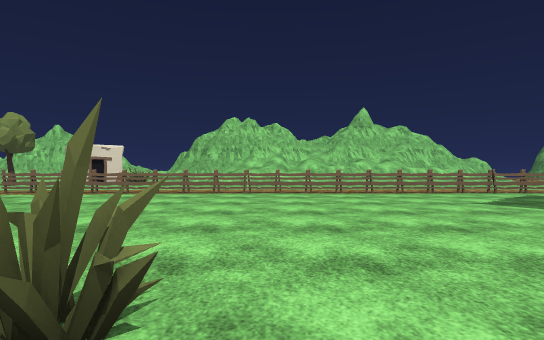
[1] (above)

21 first-person views from a walk through a scene from a Unity 3-D project. The camera is 1.2 m above the floor, looks level and sees 80° across. The floor is counted in squares, 2 m on a side. Each view is taken from the middle of a square. On the plan, view 1 faces up. The plan holds only what a view shows up to about 10 squares ahead; the rest is blank. The place goes on beyond the plan. Some animated figures are left out. Some surface patterns are stand-ins.

[2]
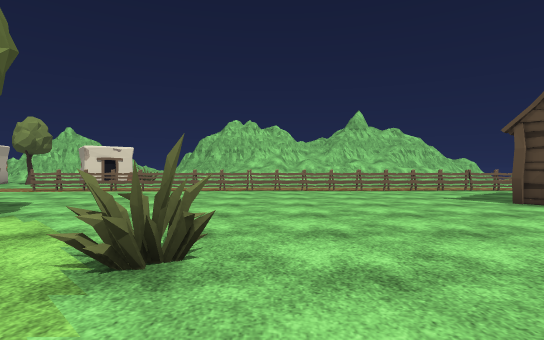

[3]
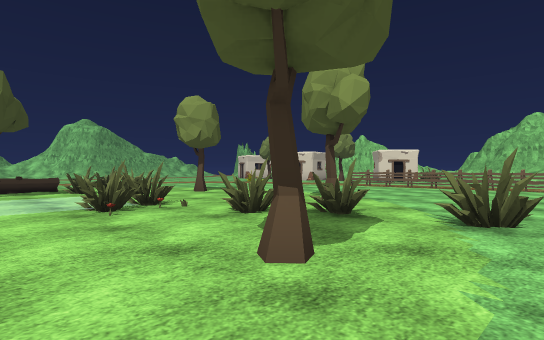

[4]
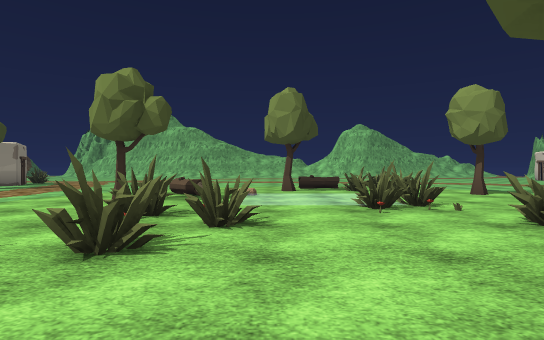

[5]
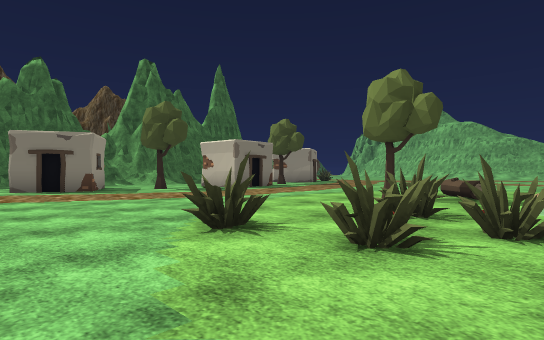

[6]
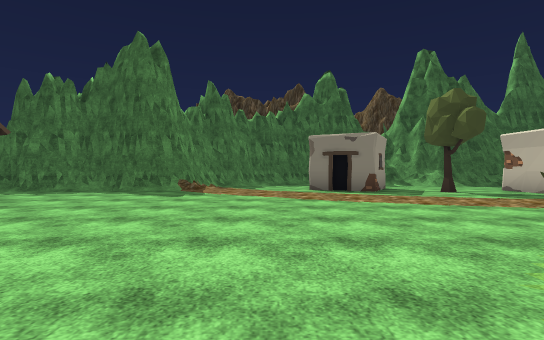

[7]
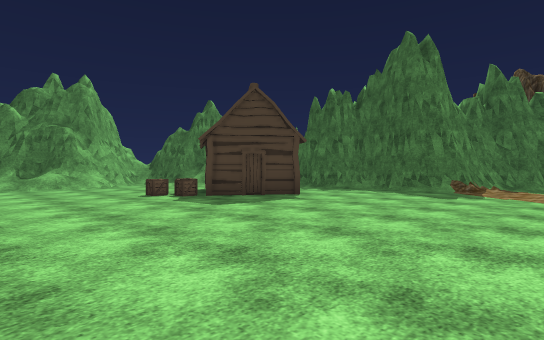

[8]
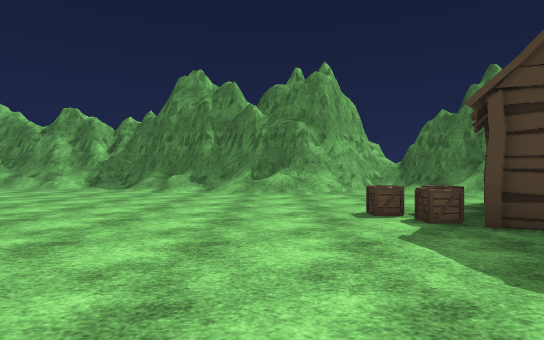

[9]
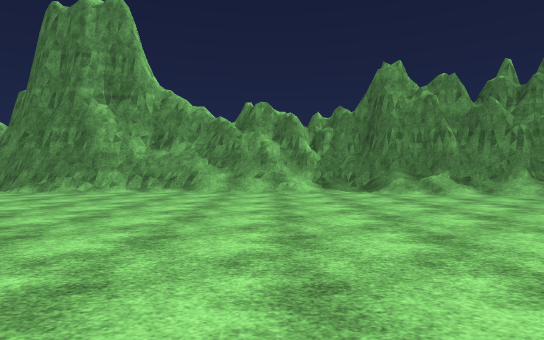

[10]
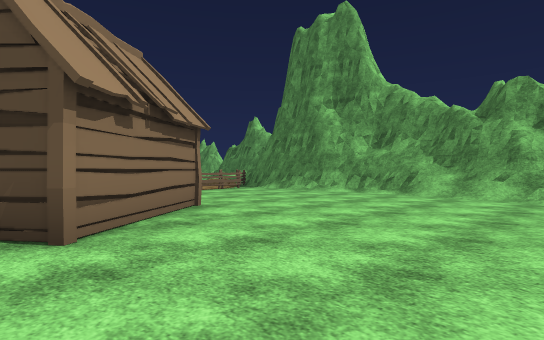

[11]
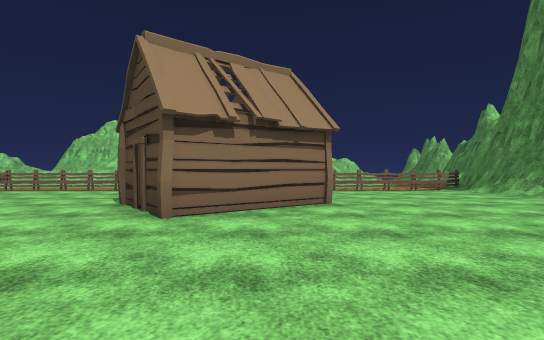

[12]
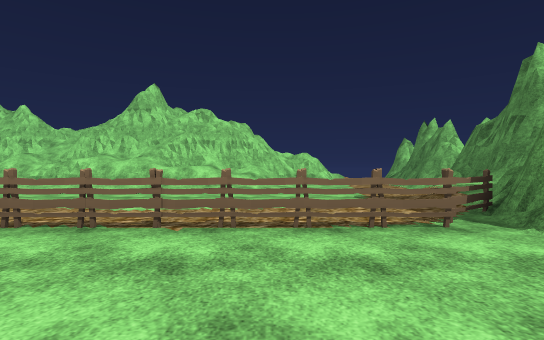

[13]
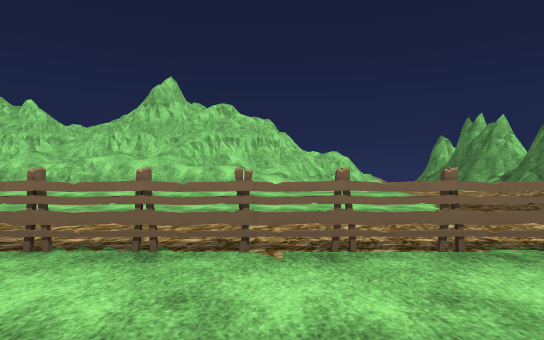

[14]
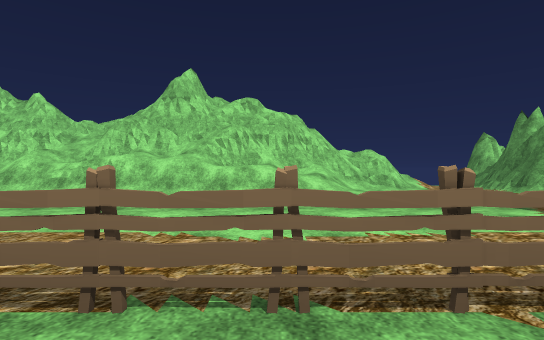

[15]
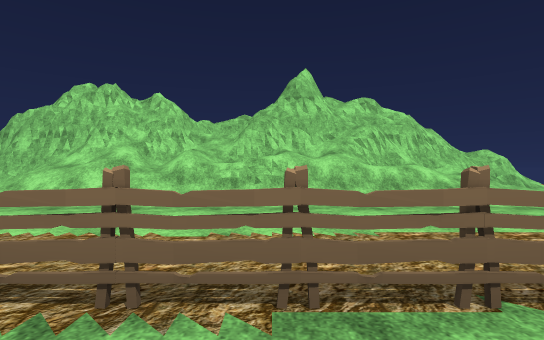

[16]
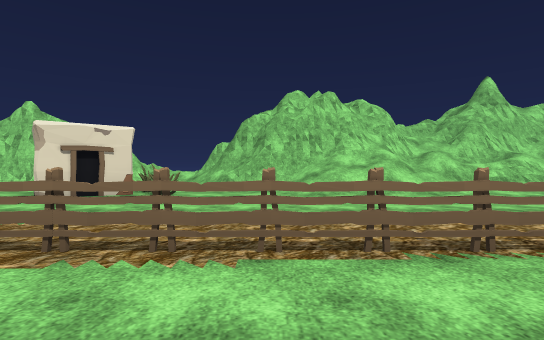

[17]
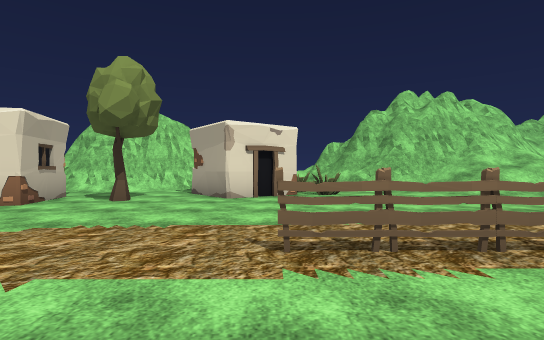

[18]
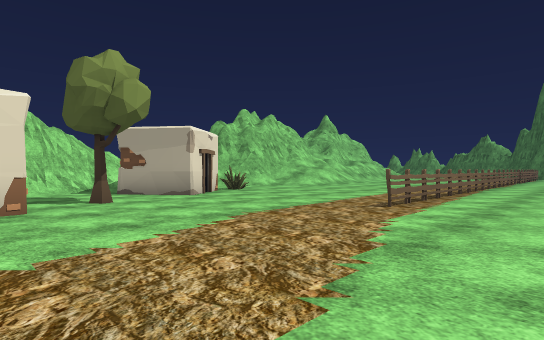

[19]
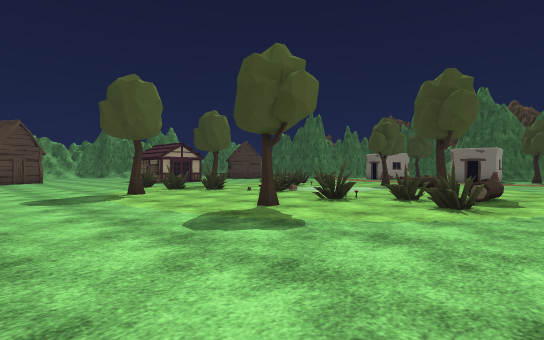

[20]
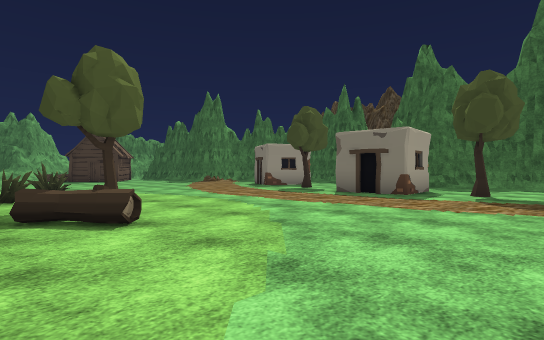

[21]
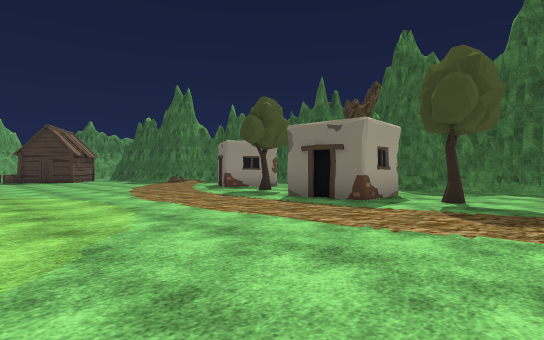

### Floor plan
Key: @ floor where view 1 was taken; # wall or solid block; . floor; / step, stairs or slope; = window, fence, low wall or low ledge; ~ water the walk can cross; F fence; H hut; T tree; L log; B bush; C crate; O other object.
Columns run from 12 left of view 1 to 15 right of it. Each row starts with its distance up from view 1.
 17   ##    #  ###//######     #
 16 ###=   /######//#//////.  .#
 15 =... OO.///////////////....#
 14 ...###O../////////////..../#
 13 O...#......./............./#
 12 #.T......................//#
 11 .........................//#
 10 ........................./
  9 ........................F##
  8 .....FFFFFFFFFFFFFFFFFFF.#
  7 .........................#
  6 ..................HH.....#
  5 .................H  H....##
  4 .................HHH.....##
  3 ........T.........H......=#
  2 ....T..................../#
  1 ..#........=... ........./#
  0  ..##....#..@.   ......../#
 -1  .L..~BO..T..     ......./#
 -2  .L..~~......      .....//#
 -3  ..T. ~......     ....../##
 -4 .........#............../#
 -5 ....L...#.............../#
 -6 ......T...#............//#
 -7 ......................./##
 -8 ...................C....##
 -9 ..................HH.....#
-10 .................HH HH../#
-11 ...................   ./##
-12  ...##..............    ##
-13  .TO #.T.#.........##
-14  ...  ...##....#####
-15  ....     O. .##
-16  .###        ##
-17  ##          #

Where each view was taken, in squares from view 1:
view 1: 0 up, 0 right, facing up
view 2: 1 down, 0 right, facing up
view 3: 3 down, 0 right, facing up-left
view 4: 3 down, 0 right, facing left
view 5: 3 down, 0 right, facing down-left
view 6: 4 down, 0 right, facing down
view 7: 4 down, 0 right, facing down-right
view 8: 6 down, 3 right, facing right
view 9: 1 up, 4 right, facing right
view 10: 0 up, 5 right, facing up-right
view 11: 1 down, 7 right, facing up
view 12: 5 up, 10 right, facing up
view 13: 6 up, 9 right, facing up
view 14: 7 up, 8 right, facing up
view 15: 7 up, 4 right, facing up
view 16: 6 up, 3 left, facing up
view 17: 6 up, 7 left, facing up
view 18: 6 up, 12 left, facing up-right
view 19: 6 up, 12 left, facing down-right
view 20: 4 down, 12 left, facing down-right
view 21: 6 down, 12 left, facing down-right
